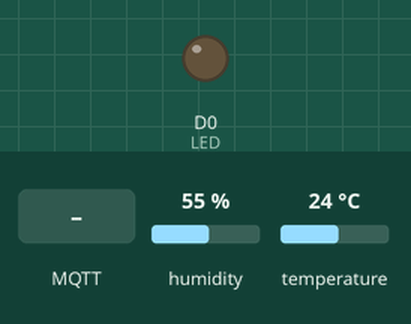
A sketch run on a simulated ESP8266 (NodeMCU). Shown: output pins drawn as LEDs (lit = HIGH). The test bench sets the inputs (shaded band); at power-on: humidity 55 %, temperature 24 °C. WiFi joins after 1.5 s; servers stay silent unless stated; no MQTT or app messages arrive unless stated; what the sketch prints to the serial monitor is not drawn.

Above: at 2.7 s.
2.8 s: MQTT message "1" arrives on the first subscribed topic
At 4.0 s:
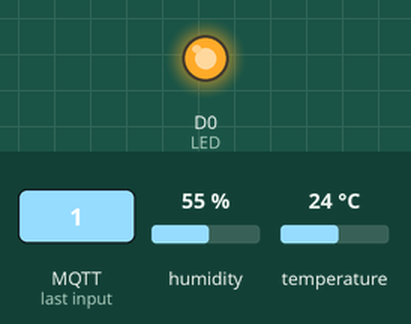
4.3 s: MQTT message "0" arrives on the first subscribed topic
At 5.3 s:
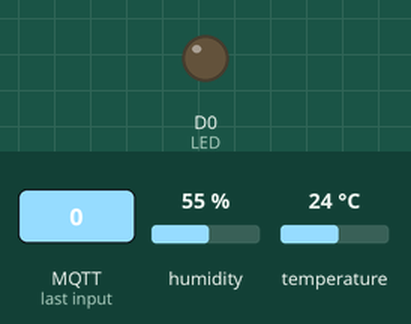
11.5 s: MQTT message "2" arrives on the first subscribed topic
At 11.9 s:
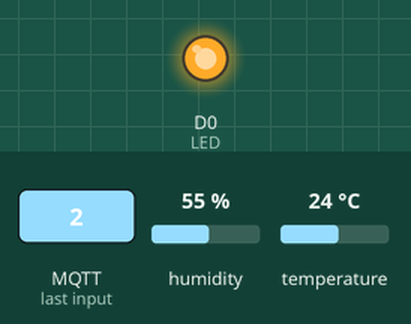
Timing chart, 0 to 14.5 s (numbered marks = the images above; inputs shaded):
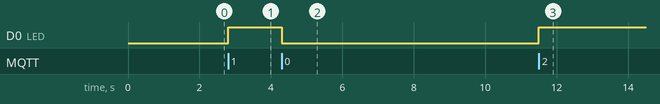

Measured:
- after the input at 2.8 s, D0 (LED): LOW → HIGH at once
- after the input at 4.3 s, D0 (LED): HIGH → LOW at once
- after the input at 11.5 s, D0 (LED): LOW → HIGH at once

The sketch:

full_client.ino
```cpp
#include <ESP8266WiFi.h>
#include <WiFiClientSecure.h>
#include "PubSubClient.h"
#include "DHT.h"
#include "Config.h"
#define DHTTYPE DHT11
#define LED D0

const int DHTPin = 2;
const char* ssid = NETWORK_SSID;
const char* password = NETWORK_PASSWORD;
const char* mqtt_server = MQTT_URL;
bool ledOn = false;

DHT dht(DHTPin, DHTTYPE);
WiFiClientSecure espClient;
PubSubClient client(espClient);
long lastMsg = 0;

void setup_wifi() {
  delay(10);

  Serial.println();
  Serial.print("Connecting to ");
  Serial.println(ssid);

  WiFi.begin(ssid, password);

  while (WiFi.status() != WL_CONNECTED) {
    delay(500);
    Serial.print(".");
  }

  randomSeed(micros());

  Serial.println("");
  Serial.println("WiFi connected");
  Serial.println("IP address: ");
  Serial.println(WiFi.localIP());
}

void callback(char* topic, byte* payload, unsigned int length) {
  Serial.print("Message arrived [");
  Serial.print(topic);
  Serial.print("] ");
  for (int i = 0; i < length; i++) {
    Serial.print((char)payload[i]);
  }
  Serial.println();

  if ((char)payload[0] == '0') {
    digitalWrite(LED, LOW);
    ledOn = false;
  } else {
    digitalWrite(LED, HIGH);
    ledOn = true;
  }
}

void reconnect() {
  while (!client.connected()) {
    Serial.print("Attempting MQTT connection to Azure IoT Hub...");

    if (client.connect(DEVICE_NAME, USER_NAME, SAS)) {
      Serial.println("connected");
      client.subscribe(INPUT_TOPIC);
    } else {
      Serial.print("failed, rc=");
      Serial.print(client.state());
      Serial.println(" try again in 5 seconds");
      delay(5000);
    }
  }
}

void setup() {
  pinMode(LED, OUTPUT);
  Serial.begin(115200);
  dht.begin();
  setup_wifi();
  client.setServer(mqtt_server, 8883);
  client.setCallback(callback);
}

void loop() {

  if (!client.connected()) {
    reconnect();
  }
  client.loop();

  long now = millis();
  if (now - lastMsg > 5000) {
    lastMsg = now;

    float h = dht.readHumidity();
    float t = dht.readTemperature();

    if(t != t || h!=h){
      Serial.println("Read error");
      return;
    }

    String payload = "{";
    payload += "\"t\":";
    payload += t;
    payload += ",\"h\":";
    payload += h;
    payload += ",\"l\":";
    payload += ledOn;
    payload += "}";


    Serial.print("Publish message: ");
    Serial.println(payload);
    client.publish(OUTPUT_TOPIC, (char*) payload.c_str());
  }
}
```

Config.h
```cpp
#define NETWORK_SSID "MOVISTAR_AAAA"
#define NETWORK_PASSWORD "12312312312"
#define MQTT_URL "myiothub.azure-devices.net"
#define DEVICE_NAME "DeviceName"
#define INPUT_TOPIC "devices/DeviceName/messages/devicebound/#"
#define OUTPUT_TOPIC "devices/DeviceName/messages/events/"
#define USER_NAME "myiothub.azure-devices.net/DeviceName"
#define SAS "SharedAccessSignature sr=myiothub.azure-devices.net&sig=gMHdikUxYM9EMQNtErt21WDT3rujwsv2341ddMNHTS8iI%3D&se=34232323&skn=iothubowner"
```
